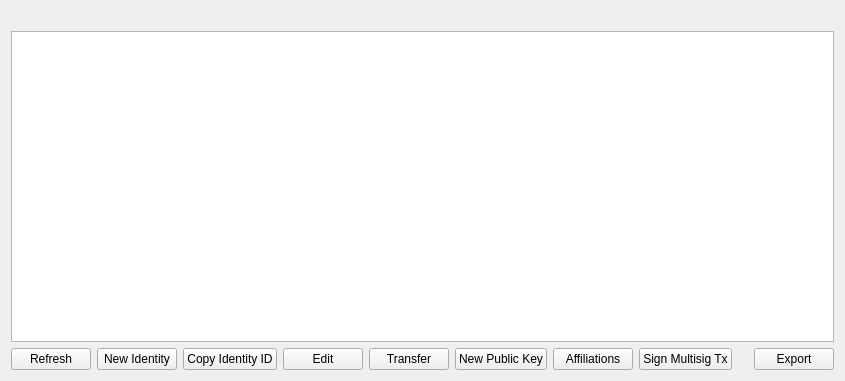
<?xml version="1.0" encoding="UTF-8"?>
<ui version="4.0">
 <class>MyIdentityListPage</class>
 <widget class="QWidget" name="MyIdentityListPage">
  <property name="geometry">
   <rect>
    <x>0</x>
    <y>0</y>
    <width>845</width>
    <height>381</height>
   </rect>
  </property>
  <property name="windowTitle">
   <string>My Identities</string>
  </property>
  <layout class="QVBoxLayout" name="verticalLayout">
   <item>
    <widget class="QLabel" name="labelExplanation">
     <property name="textFormat">
      <enum>Qt::PlainText</enum>
     </property>
     <property name="wordWrap">
      <bool>true</bool>
     </property>
    </widget>
   </item>
   <item>
    <widget class="QTableView" name="tableView">
     <property name="contextMenuPolicy">
      <enum>Qt::CustomContextMenu</enum>
     </property>
     <property name="toolTip">
      <string/>
     </property>
     <property name="tabKeyNavigation">
      <bool>false</bool>
     </property>
     <property name="alternatingRowColors">
      <bool>true</bool>
     </property>
     <property name="selectionMode">
      <enum>QAbstractItemView::SingleSelection</enum>
     </property>
     <property name="selectionBehavior">
      <enum>QAbstractItemView::SelectRows</enum>
     </property>
     <property name="sortingEnabled">
      <bool>true</bool>
     </property>
     <attribute name="verticalHeaderVisible">
      <bool>false</bool>
     </attribute>
    </widget>
   </item>
   <item>
    <layout class="QHBoxLayout" name="horizontalLayout">
     <item>
      <widget class="QPushButton" name="refreshButton">
       <property name="maximumSize">
        <size>
         <width>16777215</width>
         <height>48</height>
        </size>
       </property>
       <property name="toolTip">
        <string>Refresh identity list</string>
       </property>
       <property name="text">
        <string>Refresh</string>
       </property>
      </widget>
     </item>
     <item>
      <widget class="QPushButton" name="newIdentity">
       <property name="toolTip">
        <string>Create a new identity</string>
       </property>
       <property name="text">
        <string>New Identity</string>
       </property>
      </widget>
     </item>
     <item>
      <widget class="QPushButton" name="copyIdentity">
       <property name="toolTip">
        <string>Copy the currently selected identity to the system clipboard</string>
       </property>
       <property name="text">
        <string>Copy Identity ID</string>
       </property>
      </widget>
     </item>
     <item>
      <widget class="QPushButton" name="editButton">
       <property name="toolTip">
        <string>Edit selected identity</string>
       </property>
       <property name="text">
        <string>Edit</string>
       </property>
      </widget>
     </item>
     <item>
      <widget class="QPushButton" name="transferButton">
       <property name="toolTip">
        <string>Transfer selected identity</string>
       </property>
       <property name="text">
        <string>Transfer</string>
       </property>
      </widget>
     </item>
     <item>
      <widget class="QPushButton" name="newPubKey">
       <property name="toolTip">
        <string>Create a new public key used for transferring identities</string>
       </property>
       <property name="text">
        <string>New Public Key</string>
       </property>
      </widget>
     </item>
     <item>
      <widget class="QPushButton" name="whitelistButton">
       <property name="toolTip">
        <string>Open list of affiliates associated with this identity</string>
       </property>
       <property name="text">
        <string>Affiliations</string>
       </property>
      </widget>
     </item>
     <item>
      <widget class="QPushButton" name="signMultisigButton">
       <property name="text">
        <string>Sign Multisig Tx</string>
       </property>
      </widget>
     </item>
     <item>
      <spacer name="horizontalSpacer">
       <property name="orientation">
        <enum>Qt::Horizontal</enum>
       </property>
       <property name="sizeHint" stdset="0">
        <size>
         <width>40</width>
         <height>20</height>
        </size>
       </property>
      </spacer>
     </item>
     <item>
      <widget class="QPushButton" name="exportButton">
       <property name="toolTip">
        <string>Export the data in the current tab to a file</string>
       </property>
       <property name="text">
        <string>Export</string>
       </property>
      </widget>
     </item>
    </layout>
   </item>
  </layout>
 </widget>
 <resources>
  <include location="../syscoin.qrc"/>
 </resources>
 <connections/>
</ui>
